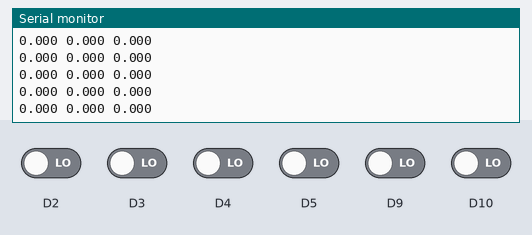
The sketch below on a simulated Arduino Zero (SAMD21). On the bench: the last lines printed to the serial monitor. Inputs (shaded band) come from the test bench; at power-on: D2–5, D9, D10 LOW.

Above: at 1.2 s.
1.3 s: D2 driven HIGH
At 1.8 s:
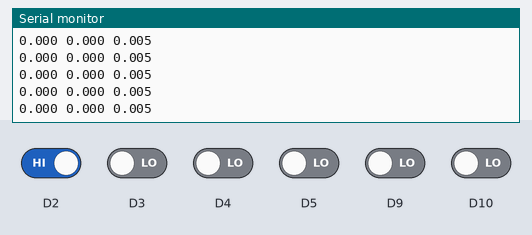
2.8 s: D3 driven HIGH
At 3.7 s:
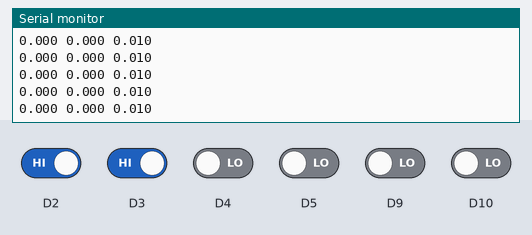
4.3 s: D4 driven HIGH
At 5.4 s:
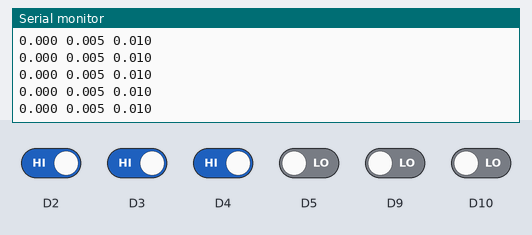
5.8 s: D5 driven HIGH
At 6.3 s:
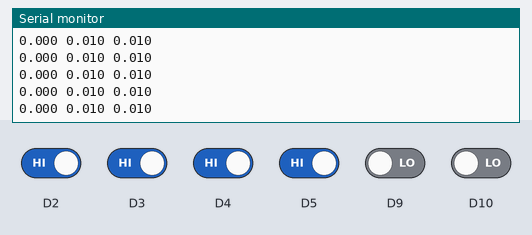
7.3 s: D9 driven HIGH
At 7.9 s:
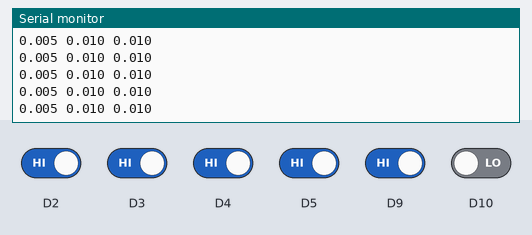
8.8 s: D10 driven HIGH
At 9.5 s:
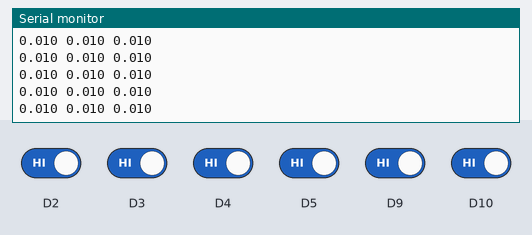
Timing chart, 0 to 11.3 s (numbered marks = the images above; inputs shaded):
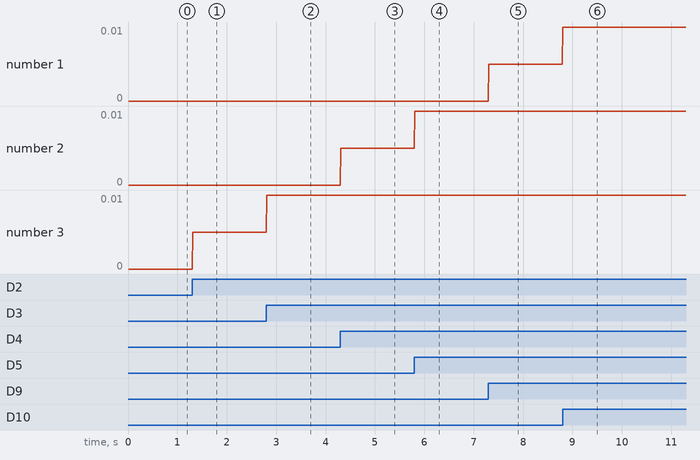

The sketch:

dro_firmware.ino
```cpp
#include <Arduino.h>

template<unsigned char A_PIN, unsigned char B_PIN> struct Scale {
  volatile bool a_val;
  volatile bool a_prev;
  volatile bool b_val;
  volatile bool b_prev;
  float counter;

  Scale(void(*isr)()) {
    pinMode(A_PIN, INPUT);
    attachInterrupt(A_PIN, isr, CHANGE);
    a_val = digitalRead(A_PIN);
    a_prev = a_val;

    pinMode(B_PIN, INPUT);
    attachInterrupt(B_PIN, isr, CHANGE);
    b_val = digitalRead(B_PIN);
    b_prev = b_val;

    counter = 0;
  }

  int update() {
    a_val = digitalRead(A_PIN);
    b_val = digitalRead(B_PIN);

    // parse quadrature signal
    if (a_prev && b_prev) {
      if (!a_val && b_val) counter ++;
      if (a_val && !b_val) counter --;
    } else if (!a_prev && b_prev) {
      if (!a_val && !b_val) counter ++;
      if (a_val && b_val) counter --;
    } else if (!a_prev && !b_prev) {
      if (a_val && !b_val) counter ++;
      if (!a_val && b_val) counter --;
    } else if (a_prev && !b_prev) {
      if (a_val && b_val) counter ++;
      if (!a_val && !b_val) counter --;
    }

    a_prev = a_val;
    b_prev = b_val;
  }

  float getValue() {
    return this->counter * 0.005;
  }
};


Scale<9, 10>* scale_x = nullptr;
Scale<4, 5>* scale_y = nullptr;
Scale<2, 3>* scale_z = nullptr;
int timestamp = 0;

void setup()
{
  SerialUSB.begin(9600);

  scale_x = new Scale<9, 10>([](){scale_x->update();});
  scale_y = new Scale<4, 5>([](){scale_y->update();});
  scale_z = new Scale<2, 3>([](){scale_z->update();});
}

void loop()
{
  if(millis() - timestamp < 10)
    return;

  SerialUSB.print(scale_x->getValue(), 3);
  SerialUSB.print(" ");
  SerialUSB.print(scale_y->getValue(), 3);
  SerialUSB.print(" ");
  SerialUSB.print(scale_z->getValue(), 3);
  SerialUSB.print("\n");

  timestamp = millis();
}
```

Measured:
- after the input at 1.3 s, the serial monitor: prints a new line at once (image 1)
- after the input at 2.8 s, the serial monitor: prints a new line at once (image 2)
- after the input at 4.3 s, the serial monitor: prints a new line at once (image 3)
- after the input at 5.8 s, the serial monitor: prints a new line at once (image 4)
- after the input at 7.3 s, the serial monitor: prints a new line at once (image 5)
- after the input at 8.8 s, the serial monitor: prints a new line at once (image 6)
- plotted number 3: 0 → 0.01 after the input at 1.3 s, 0.01 → 0.01 after the input at 2.8 s
